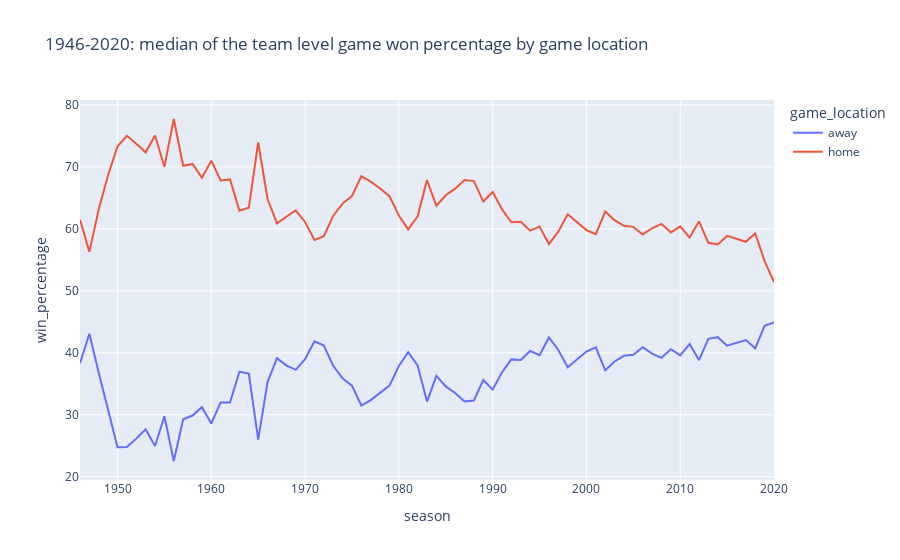

Write notebook code for a chart like this one.
### Code cell
cols_to_drop = ["team_id", "team_name", "win_count", "team_game_count"]
median_win_pct = team_level_home_game_stats.drop(cols_to_drop, axis=1).groupby(["season", "game_location"]).mean().reset_index()
print(median_win_pct)

px.line(median_win_pct, x="season", y="win_percentage", 
           color="game_location", title="1946-2020: median of the team level game won percentage by game location")

### Figure 1 — Plotly figure (JSON) as saved in the notebook; plotly's stock layout.template omitted (floating-point values rounded to 4 significant figures)
{"data": [{"hovertemplate": "game_location=away<br>season=%{x}<br>win_percentage=%{y}<extra></extra>", "legendgroup": "away", "line": {"color": "#636efa", "dash": "solid"}, "marker": {"symbol": "circle"}, "mode": "lines", "name": "away", "orientation": "v", "showlegend": true, "type": "scatter", "x": [1946, 1947, 1948, 1949, 1950, 1951, 1952, 1953, 1954, 1955, 1956, 1957, 1958, 1959, 1960, 1961, 1962, 1963, 1964, 1965, 1966, 1967, 1968, 1969, 1970, 1971, 1972, 1973, 1974, 1975, 1976, 1977, 1978, 1979, 1980, 1981, 1982, 1983, 1984, 1985, 1986, 1987, 1988, 1989, 1990, 1991, 1992, 1993, 1994, 1995, 1996, 1997, 1998, 1999, 2000, 2001, 2002, 2003, 2004, 2005, 2006, 2007, 2008, 2009, 2010, 2011, 2012, 2013, 2014, 2015, 2016, 2017, 2018, 2019, 2020], "xaxis": "x", "y": [38.32, 43.08, 36.77, 30.61, 24.77, 24.81, 26.15, 27.65, 24.95, 29.75, 22.54, 29.28, 29.87, 31.23, 28.59, 31.99, 31.99, 36.95, 36.64, 25.98, 35.27, 39.14, 37.98, 37.25, 38.96, 41.85, 41.18, 37.9, 35.88, 34.7, 31.49, 32.37, 33.48, 34.7, 37.86, 40.08, 37.96, 32.13, 36.27, 34.57, 33.51, 32.13, 32.29, 35.59, 34.06, 36.86, 38.93, 38.84, 40.29, 39.61, 42.47, 40.45, 37.66, 38.94, 40.2, 40.87, 37.17, 38.6, 39.51, 39.67, 40.89, 39.88, 39.19, 40.57, 39.59, 41.41, 38.82, 42.25, 42.52, 41.14, 41.59, 42.06, 40.73, 44.35, 44.88], "yaxis": "y"}, {"hovertemplate": "game_location=home<br>season=%{x}<br>win_percentage=%{y}<extra></extra>", "legendgroup": "home", "line": {"color": "#EF553B", "dash": "solid"}, "marker": {"symbol": "circle"}, "mode": "lines", "name": "home", "orientation": "v", "showlegend": true, "type": "scatter", "x": [1946, 1947, 1948, 1949, 1950, 1951, 1952, 1953, 1954, 1955, 1956, 1957, 1958, 1959, 1960, 1961, 1962, 1963, 1964, 1965, 1966, 1967, 1968, 1969, 1970, 1971, 1972, 1973, 1974, 1975, 1976, 1977, 1978, 1979, 1980, 1981, 1982, 1983, 1984, 1985, 1986, 1987, 1988, 1989, 1990, 1991, 1992, 1993, 1994, 1995, 1996, 1997, 1998, 1999, 2000, 2001, 2002, 2003, 2004, 2005, 2006, 2007, 2008, 2009, 2010, 2011, 2012, 2013, 2014, 2015, 2016, 2017, 2018, 2019, 2020], "xaxis": "x", "y": [61.46, 56.28, 63.17, 68.7, 73.33, 75.01, 73.75, 72.36, 75.06, 70.02, 77.73, 70.19, 70.48, 68.24, 71.01, 67.82, 67.98, 62.91, 63.4, 73.94, 64.82, 60.88, 61.96, 62.97, 61.12, 58.2, 58.82, 62.12, 64.08, 65.3, 68.51, 67.63, 66.52, 65.28, 62.14, 59.92, 62.04, 67.87, 63.73, 65.43, 66.49, 67.87, 67.71, 64.41, 65.94, 63.14, 61.07, 61.16, 59.71, 60.39, 57.53, 59.55, 62.34, 61.06, 59.8, 59.13, 62.8, 61.4, 60.49, 60.33, 59.11, 60.09, 60.81, 59.43, 60.41, 58.59, 61.19, 57.75, 57.48, 58.86, 58.4, 57.92, 59.27, 54.79, 51.41], "yaxis": "y"}], "layout": {"legend": {"title": {"text": "game_location"}, "tracegroupgap": 0}, "title": {"text": "1946-2020: median of the team level game won percentage by game location"}, "xaxis": {"anchor": "y", "domain": [0, 1], "title": {"text": "season"}}, "yaxis": {"anchor": "x", "domain": [0, 1], "title": {"text": "win_percentage"}}}}
